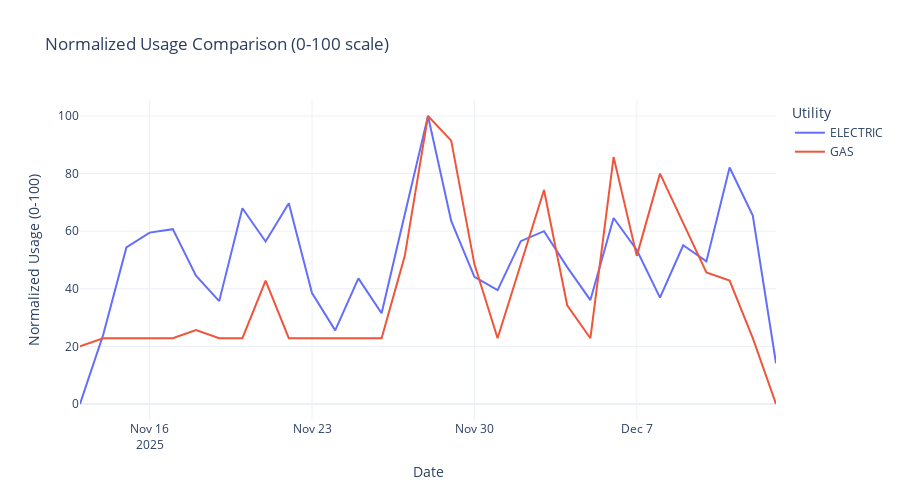

This figure's notebook cell:
### Markdown cell above
## 7. Comparison: Electricity vs Gas

### Code cell
# Create normalized comparison (scale to 0-100 for comparison)
from sklearn.preprocessing import MinMaxScaler

comparison_df = daily_df.copy()
scaler = MinMaxScaler(feature_range=(0, 100))

# Normalize each utility separately
for utility in comparison_df['utility_type'].unique():
    mask = comparison_df['utility_type'] == utility
    comparison_df.loc[mask, 'normalized_usage'] = scaler.fit_transform(
        comparison_df.loc[mask, 'usage_value'].values.reshape(-1, 1)
    )

# Plot normalized comparison
fig = px.line(
    comparison_df,
    x='datetime_utc',
    y='normalized_usage',
    color='utility_type',
    title='Normalized Usage Comparison (0-100 scale)',
    labels={
        'datetime_utc': 'Date',
        'normalized_usage': 'Normalized Usage (0-100)',
        'utility_type': 'Utility'
    },
    template='plotly_white'
)

fig.update_layout(height=500, hovermode='x unified')
fig.show()

### Figure 1 — Plotly figure (JSON) as saved in the notebook; plotly's stock layout.template omitted (floating-point values rounded to 4 significant figures)
{"data": [{"hovertemplate": "Utility=ELECTRIC<br>Date=%{x}<br>Normalized Usage (0-100)=%{y}<extra></extra>", "legendgroup": "ELECTRIC", "line": {"color": "#636efa", "dash": "solid"}, "marker": {"symbol": "circle"}, "mode": "lines", "name": "ELECTRIC", "orientation": "v", "showlegend": true, "type": "scatter", "x": ["2025-11-13T00:00:00.000000", "2025-11-14T00:00:00.000000", "2025-11-15T00:00:00.000000", "2025-11-16T00:00:00.000000", "2025-11-17T00:00:00.000000", "2025-11-18T00:00:00.000000", "2025-11-19T00:00:00.000000", "2025-11-20T00:00:00.000000", "2025-11-21T00:00:00.000000", "2025-11-22T00:00:00.000000", "2025-11-23T00:00:00.000000", "2025-11-24T00:00:00.000000", "2025-11-25T00:00:00.000000", "2025-11-26T00:00:00.000000", "2025-11-27T00:00:00.000000", "2025-11-28T00:00:00.000000", "2025-11-29T00:00:00.000000", "2025-11-30T00:00:00.000000", "2025-12-01T00:00:00.000000", "2025-12-02T00:00:00.000000", "2025-12-03T00:00:00.000000", "2025-12-04T00:00:00.000000", "2025-12-05T00:00:00.000000", "2025-12-06T00:00:00.000000", "2025-12-07T00:00:00.000000", "2025-12-08T00:00:00.000000", "2025-12-09T00:00:00.000000", "2025-12-10T00:00:00.000000", "2025-12-11T00:00:00.000000", "2025-12-12T00:00:00.000000", "2025-12-13T00:00:00.000000"], "xaxis": "x", "y": [0.0, 24.05, 54.39, 59.5, 60.71, 44.57, 35.72, 67.97, 56.43, 69.69, 38.55, 25.57, 43.62, 31.53, 65.86, 100.0, 63.58, 44.14, 39.56, 56.54, 60.0, 47.52, 36.09, 64.57, 53.49, 36.92, 55.11, 49.5, 82.12, 65.45, 14.15], "yaxis": "y"}, {"hovertemplate": "Utility=GAS<br>Date=%{x}<br>Normalized Usage (0-100)=%{y}<extra></extra>", "legendgroup": "GAS", "line": {"color": "#EF553B", "dash": "solid"}, "marker": {"symbol": "circle"}, "mode": "lines", "name": "GAS", "orientation": "v", "showlegend": true, "type": "scatter", "x": ["2025-11-13T00:00:00.000000", "2025-11-14T00:00:00.000000", "2025-11-15T00:00:00.000000", "2025-11-16T00:00:00.000000", "2025-11-17T00:00:00.000000", "2025-11-18T00:00:00.000000", "2025-11-19T00:00:00.000000", "2025-11-20T00:00:00.000000", "2025-11-21T00:00:00.000000", "2025-11-22T00:00:00.000000", "2025-11-23T00:00:00.000000", "2025-11-24T00:00:00.000000", "2025-11-25T00:00:00.000000", "2025-11-26T00:00:00.000000", "2025-11-27T00:00:00.000000", "2025-11-28T00:00:00.000000", "2025-11-29T00:00:00.000000", "2025-11-30T00:00:00.000000", "2025-12-01T00:00:00.000000", "2025-12-02T00:00:00.000000", "2025-12-03T00:00:00.000000", "2025-12-04T00:00:00.000000", "2025-12-05T00:00:00.000000", "2025-12-06T00:00:00.000000", "2025-12-07T00:00:00.000000", "2025-12-08T00:00:00.000000", "2025-12-09T00:00:00.000000", "2025-12-10T00:00:00.000000", "2025-12-11T00:00:00.000000", "2025-12-12T00:00:00.000000", "2025-12-13T00:00:00.000000"], "xaxis": "x", "y": [20.02, 22.84, 22.84, 22.84, 22.84, 25.7, 22.84, 22.84, 42.86, 22.84, 22.84, 22.84, 22.84, 22.84, 51.44, 100.0, 91.45, 48.57, 22.84, 48.57, 74.31, 34.28, 22.84, 85.74, 51.43, 80.0, 62.86, 45.72, 42.85, 22.84, 0.0], "yaxis": "y"}], "layout": {"height": 500, "hovermode": "x unified", "legend": {"title": {"text": "Utility"}, "tracegroupgap": 0}, "title": {"text": "Normalized Usage Comparison (0-100 scale)"}, "xaxis": {"anchor": "y", "domain": [0, 1], "title": {"text": "Date"}}, "yaxis": {"anchor": "x", "domain": [0, 1], "title": {"text": "Normalized Usage (0-100)"}}}}
